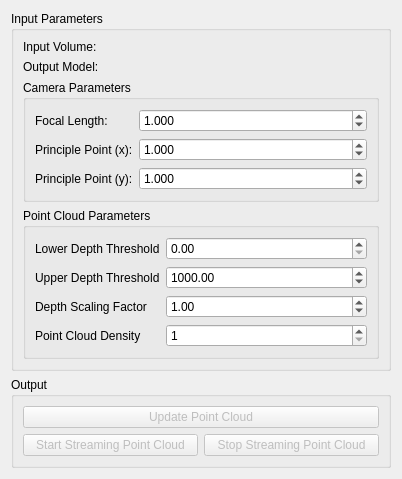
<?xml version="1.0" encoding="UTF-8"?>
<ui version="4.0">
 <class>UtilTest</class>
 <widget class="QWidget" name="UtilTest">
  <property name="geometry">
   <rect>
    <x>0</x>
    <y>0</y>
    <width>402</width>
    <height>479</height>
   </rect>
  </property>
  <layout class="QGridLayout" name="gridLayout">
   <item row="1" column="0" colspan="2">
    <widget class="ctkCollapsibleGroupBox" name="CollapsibleGroupBox_2">
     <property name="title">
      <string>Output</string>
     </property>
     <layout class="QGridLayout" name="gridLayout_2">
      <item row="1" column="0">
       <widget class="QPushButton" name="startStreamingButton">
        <property name="enabled">
         <bool>false</bool>
        </property>
        <property name="text">
         <string>Start Streaming Point Cloud</string>
        </property>
       </widget>
      </item>
      <item row="1" column="1">
       <widget class="QPushButton" name="stopStreamingButton">
        <property name="enabled">
         <bool>false</bool>
        </property>
        <property name="text">
         <string>Stop Streaming Point Cloud</string>
        </property>
       </widget>
      </item>
      <item row="0" column="0" colspan="2">
       <widget class="QPushButton" name="updateButton">
        <property name="enabled">
         <bool>false</bool>
        </property>
        <property name="text">
         <string>Update Point Cloud</string>
        </property>
       </widget>
      </item>
     </layout>
    </widget>
   </item>
   <item row="0" column="0" colspan="2">
    <widget class="ctkCollapsibleGroupBox" name="CollapsibleGroupBox">
     <property name="title">
      <string>Input Parameters</string>
     </property>
     <layout class="QFormLayout" name="formLayout_3">
      <item row="0" column="0">
       <widget class="QLabel" name="label">
        <property name="text">
         <string>Input Volume:</string>
        </property>
       </widget>
      </item>
      <item row="0" column="1">
       <widget class="qMRMLNodeComboBox" name="inputSelector">
        <property name="toolTip">
         <string>Pick the input to the algorithm.</string>
        </property>
        <property name="nodeTypes">
         <stringlist>
          <string>vtkMRMLScalarVolumeNode</string>
         </stringlist>
        </property>
        <property name="showChildNodeTypes">
         <bool>false</bool>
        </property>
        <property name="addEnabled">
         <bool>false</bool>
        </property>
        <property name="removeEnabled">
         <bool>false</bool>
        </property>
       </widget>
      </item>
      <item row="1" column="0">
       <widget class="QLabel" name="label_2">
        <property name="text">
         <string>Output Model:</string>
        </property>
       </widget>
      </item>
      <item row="1" column="1">
       <widget class="qMRMLNodeComboBox" name="outputSelector">
        <property name="toolTip">
         <string>Pick the output to the algorithm.</string>
        </property>
        <property name="nodeTypes">
         <stringlist>
          <string>vtkMRMLModelNode</string>
         </stringlist>
        </property>
        <property name="showChildNodeTypes">
         <bool>false</bool>
        </property>
        <property name="noneEnabled">
         <bool>true</bool>
        </property>
        <property name="addEnabled">
         <bool>true</bool>
        </property>
        <property name="removeEnabled">
         <bool>true</bool>
        </property>
       </widget>
      </item>
      <item row="3" column="0" colspan="2">
       <widget class="QGroupBox" name="groupBox">
        <property name="title">
         <string>Camera Parameters</string>
        </property>
        <layout class="QFormLayout" name="formLayout">
         <item row="0" column="0">
          <widget class="QLabel" name="label_3">
           <property name="text">
            <string>Focal Length:</string>
           </property>
          </widget>
         </item>
         <item row="0" column="1">
          <widget class="QDoubleSpinBox" name="focalLength">
           <property name="decimals">
            <number>3</number>
           </property>
           <property name="maximum">
            <double>10000.000000000000000</double>
           </property>
           <property name="value">
            <double>1.000000000000000</double>
           </property>
          </widget>
         </item>
         <item row="1" column="0">
          <widget class="QLabel" name="label_4">
           <property name="text">
            <string>Principle Point (x):</string>
           </property>
          </widget>
         </item>
         <item row="1" column="1">
          <widget class="QDoubleSpinBox" name="principlePointX">
           <property name="decimals">
            <number>3</number>
           </property>
           <property name="maximum">
            <double>10000.000000000000000</double>
           </property>
           <property name="value">
            <double>1.000000000000000</double>
           </property>
          </widget>
         </item>
         <item row="2" column="0">
          <widget class="QLabel" name="label_5">
           <property name="text">
            <string>Principle Point (y):</string>
           </property>
          </widget>
         </item>
         <item row="2" column="1">
          <widget class="QDoubleSpinBox" name="principlePointY">
           <property name="decimals">
            <number>3</number>
           </property>
           <property name="maximum">
            <double>10000.000000000000000</double>
           </property>
           <property name="value">
            <double>1.000000000000000</double>
           </property>
          </widget>
         </item>
        </layout>
       </widget>
      </item>
      <item row="4" column="0" colspan="2">
       <widget class="QGroupBox" name="groupBox_2">
        <property name="title">
         <string>Point Cloud Parameters</string>
        </property>
        <layout class="QFormLayout" name="formLayout_2">
         <item row="0" column="0">
          <widget class="QLabel" name="label_6">
           <property name="text">
            <string>Lower Depth Threshold</string>
           </property>
          </widget>
         </item>
         <item row="0" column="1">
          <widget class="QDoubleSpinBox" name="thresholdLower"/>
         </item>
         <item row="1" column="0">
          <widget class="QLabel" name="label_7">
           <property name="text">
            <string>Upper Depth Threshold</string>
           </property>
          </widget>
         </item>
         <item row="1" column="1">
          <widget class="QDoubleSpinBox" name="thresholdUpper">
           <property name="maximum">
            <double>10000.000000000000000</double>
           </property>
           <property name="value">
            <double>1000.000000000000000</double>
           </property>
          </widget>
         </item>
         <item row="2" column="0">
          <widget class="QLabel" name="label_8">
           <property name="text">
            <string>Depth Scaling Factor</string>
           </property>
          </widget>
         </item>
         <item row="2" column="1">
          <widget class="QDoubleSpinBox" name="depthScale">
           <property name="singleStep">
            <double>0.100000000000000</double>
           </property>
           <property name="value">
            <double>1.000000000000000</double>
           </property>
          </widget>
         </item>
         <item row="3" column="0">
          <widget class="QLabel" name="label_9">
           <property name="text">
            <string>Point Cloud Density</string>
           </property>
          </widget>
         </item>
         <item row="3" column="1">
          <widget class="QSpinBox" name="ptCloudDensity">
           <property name="minimum">
            <number>1</number>
           </property>
           <property name="maximum">
            <number>100</number>
           </property>
           <property name="value">
            <number>1</number>
           </property>
          </widget>
         </item>
        </layout>
       </widget>
      </item>
     </layout>
    </widget>
   </item>
  </layout>
 </widget>
 <customwidgets>
  <customwidget>
   <class>ctkCollapsibleGroupBox</class>
   <extends>QGroupBox</extends>
   <header>ctkCollapsibleGroupBox.h</header>
   <container>1</container>
  </customwidget>
  <customwidget>
   <class>qMRMLNodeComboBox</class>
   <extends>QWidget</extends>
   <header>qMRMLNodeComboBox.h</header>
  </customwidget>
 </customwidgets>
 <resources/>
 <connections/>
</ui>
